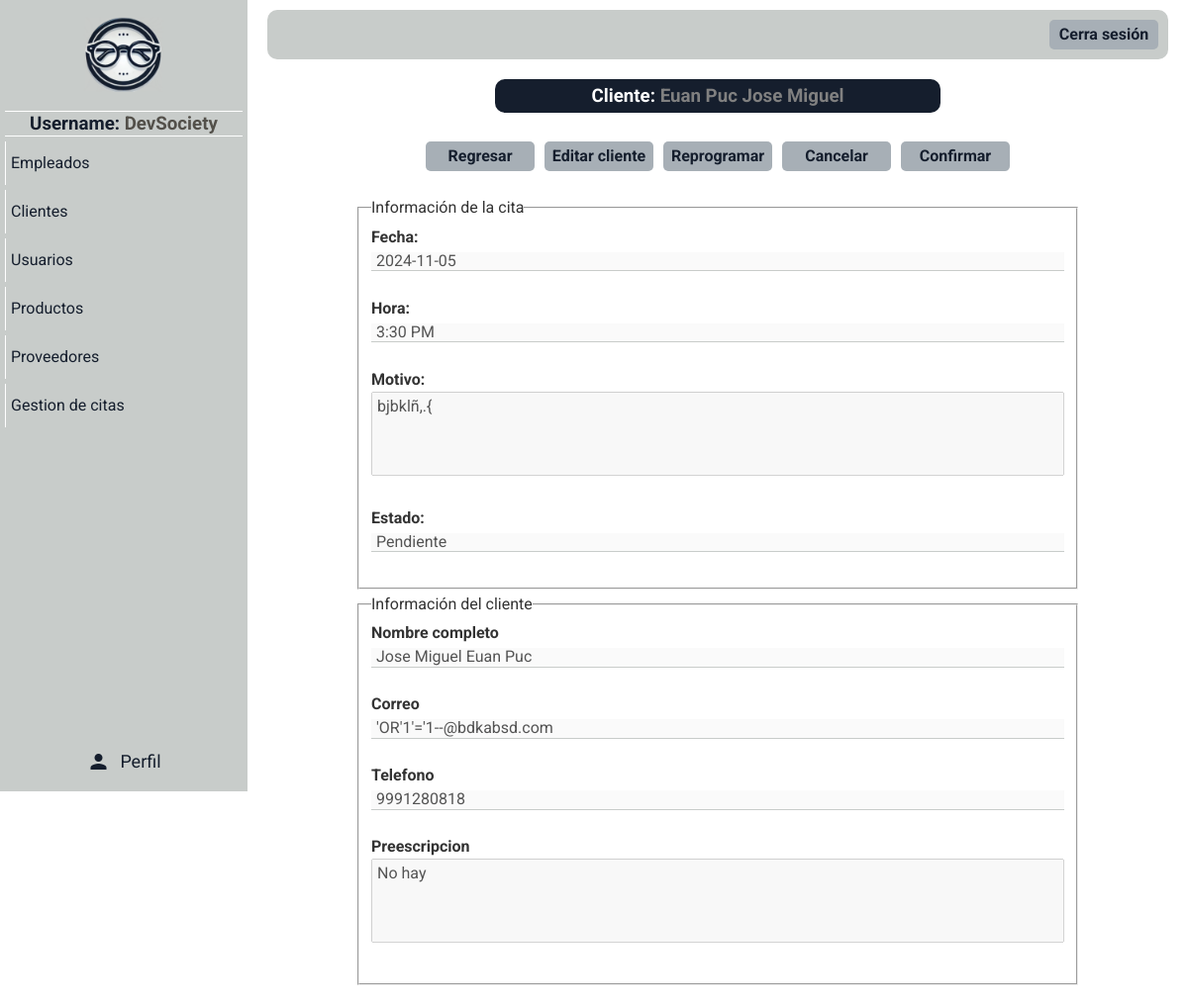
Page /paginas/ver_cita.php?origen=citas&id=28 (signed in) on the committed database.
### tables this page shows
CREATE TABLE `empleados` (
  `id_empleado` int(10) NOT NULL,
  `nombres` varchar(100) DEFAULT NULL,
  `apellidos` varchar(100) DEFAULT NULL,
  `correo` varchar(100) DEFAULT NULL,
  `telefono` varchar(15) DEFAULT NULL,
  `direccion` varchar(255) DEFAULT NULL,
  `rol` varchar(50) DEFAULT NULL,
  `fecha_contratacion` date DEFAULT NULL,
  `usuario` varchar(50) DEFAULT NULL,
  `contrasena` varchar(255) DEFAULT NULL,
  `codigo_empleado` int(11) DEFAULT NULL
);

CREATE TABLE `citas` (
  `id_cita` int(11) NOT NULL,
  `id_cliente` int(11) NOT NULL,
  `id_empleado` int(11) DEFAULT NULL,
  `fecha_cita` date DEFAULT NULL,
  `hora` time DEFAULT NULL,
  `motivo` text DEFAULT NULL,
  `estado` varchar(11) DEFAULT NULL
);

CREATE TABLE `clientes` (
  `id_cliente` int(5) NOT NULL,
  `nombres` varchar(100) DEFAULT NULL,
  `apellidos` varchar(100) DEFAULT NULL,
  `correo` varchar(100) DEFAULT NULL,
  `telefono` varchar(15) DEFAULT NULL,
  `direccion` varchar(255) DEFAULT NULL,
  `preescripcion` text DEFAULT NULL,
  `contrasena` varchar(255) DEFAULT NULL,
  `verificado` varchar(10) DEFAULT NULL,
  `rol` varchar(50) DEFAULT NULL,
  `codigo_cliente` int(11) DEFAULT NULL,
  `libre2` int(11) DEFAULT NULL
);

### paginas/ver_cita.php (the view, shortened to what this page needs)
<!DOCTYPE html>
<html lang="en">
<head>
</head>
<body>
    <?php include "menu_panel.php";
    require "../php/conexion.php";
    $origen = isset($_GET['origen']) ? $_GET['origen'] : "";
    $id = $_GET['id'];
    $cita = "SELECT ci.id_cita, cl.id_cliente, cl.nombres, cl.apellidos, cl.correo, cl.telefono, cl.preescripcion, ci.fecha_cita, ci.hora, ci.estado, ci.motivo
    FROM citas ci
    INNER JOIN clientes cl ON ci.id_cliente = cl.id_cliente
    WHERE ci.id_cita = '$id'";
    $query = mysqli_query($conectar, $cita);
    $info = $query->fetch_array();
    ?>
    <div class="main-content">
        <div class="titulo">
            <h3>Cliente: <span style="color: grey"><?php echo $info['apellidos'] . " " . $info['nombres'] ?></span></h3>
        </div><br>
        <div style="width: 800px;" class="opciones-btn-ver opciones-btn">
            <div class="btn-regresar-ver-cliente btn">
                <a href="./mostrar_citas.php">Regresar</a>
            </div>
            <div class="btn">
                <a href="./editar_cliente.php?origen=<?php echo $origen ?>ver&id_cita=<?php echo $id ?>&id=<?php echo $info['id_cliente'] ?>">Editar cliente</a>
            </div>
            <div class="btn">
                <a href="./editar_cita.php?origen=<?php echo $origen ?>ver&id=<?php echo $id ?>">Reprogramar</a>
            </div>
            <div class="btn">
                <a class="cancelar-cita" href="../php/cancelar_cita.php?empleado=<?php echo $_SESSION['id']; ?>&id=<?php echo $id ?>">Cancelar</a>
            </div>
            <div class="btn">
                <a class="confirmar-cita" href="../php/confirmar_cita.php?empleado=<?php echo $_SESSION['id']; ?>&id=<?php echo $id ?>">Confirmar</a>
            </div>
        </div>
        <div class="content-info">
            <div class="info formulario">
                <fieldset disabled="disable">
                    <legend>Información de la cita</legend>
                    <label for="">Fecha:</label>
                    <input value="<?php echo $info['fecha_cita'] ?>" type="text"><br><br>
                    <label for="">Hora:</label>
                    <input value="<?php
                                    $hora = $info['hora'];
                                    if($hora !=  null){
                                        $hora_formateada = date("g:i A", strtotime($hora));
                                        echo $hora_formateada;
                                    }else{
                                        echo "No disponible";
                                    }
                                    ?>" type="text"><br><br>
                    <label for="">Motivo:</label><br>
                    <textarea name="" id=""><?php echo $info['motivo'] ?></textarea><br><br>
                    <label for="">Estado:</label>
                    <input value="<?php echo $info['estado'] ?>" type="text"><br><br>
                </fieldset>
                <fieldset disabled="disable">
                    <legend>Información del cliente</legend>
                    <label for="">Nombre completo</label><br>
                    <input value="<?php echo $info['nombres'] . " " . $info['apellidos'] ?>" type="text"><br><br>
                    <label for="">Correo</label><br>
                    <input value="<?php echo $info['correo'] ?>" type="text"><br><br>
                    <label for="">Telefono</label><br>
                    <input value="<?php echo $info['telefono'] ?>" type="text"><br><br>
                    <label for="">Preescripcion</label><br>
                    <textarea name="" id=""><?php echo $info['preescripcion'] ?></textarea><br><br>
                </fieldset>
            </div>
        </div>
    </div>
</body>
</html>

### paginas/menu_panel.php (shortened to what this page needs)
<?php
require '../php/conexion.php';
$query_empleado = "SELECT rol, usuario FROM empleados WHERE id_empleado = ? LIMIT 1";
$consulta_empleado = $conectar->prepare($query_empleado);
$consulta_empleado->bind_param("s", $_SESSION['id']);
$consulta_empleado->execute();
$resultado_empleado = $consulta_empleado->get_result();
$info_empleado = $resultado_empleado->fetch_assoc();
if ($resultado_empleado->num_rows > 0) {
    if ($_SESSION['rol'] == 'Administrador') {
        $options = '
        <a href="./mostrar_empleados.php">Empleados</a>
        <a href="./mostrar_clientes.php">Clientes</a>
        <a href="./mostrar_usuarios.php">Usuarios</a>
        <a href="./mostrar_productos.php">Productos</a>
        <a href="./mostrar_proveedores.php">Proveedores</a>
        <a href="./mostrar_citas.php">Gestion de citas</a>
    ';
    } else if ($_SESSION['rol'] == 'Empleado') {
        $options = '
        <a href="./mostrar_clientes.php">Clientes</a>
        <a href="./mostrar_productos.php">Productos</a>
        <a href="./mostrar_proveedores.php">Proveedores</a>
        <a href="./mostrar_citas.php">Gestión de citas</a>
        ';
    }
} else {
    require "../php/salir.php";
}
?>
<!DOCTYPE html>
<html lang="es">
<head>
    <link rel="stylesheet" href="../css/normalize.css">
    <link rel="stylesheet" href="../css/style.css">
</head>
</head>
<body>
    <div class="container-menu-lateral">
        <div class="sidebar">
            <div class="sidebar-logo">
                <a href="./dashboard.php"><img src="../imagenes/logo.png" alt=""></a>
            </div>
            <hr>
            <h3>Username: <span><?php echo $info_empleado['usuario'] ?></span></h3>
            <hr>
            <div class="btn-sidebar">
                <?php echo $options ?>
            </div>
            <div class="icon-container">
                <i class="material-icons">person</i>
                <a href="./perfil_empleado.php">Perfil</a>
            </div>
        </div>
    </div>
    <div class="main-content">
        <header class="header">
            <div class="btn-cerrar-sesion btn"><a href="../php/salir.php">Cerra sesión</a></div>
        </header>
    </div>
</body>
</html>

### css/style.css (style rules this page uses)
:root { --color0: #ffffff; --color1: #c8ccca; --color2: #151e2d; --color3: #a7afb6; --color4: #53504a; }
* { box-sizing: border-box; margin: 0; padding: 0; }
*, *::before, *::after { box-sizing: inherit; }
html { font-size: 62.5%; box-sizing: border-box; }
body { font-family: "Roboto"; font-size: 16px; line-height: 24px; color: #333; height: 100vh; }
.main-content { flex-grow: 1; padding: 10px 20px; margin-left: 250px; }
.btn { display: flex; cursor: pointer; width: 110px; height: 30px; background-color: var(--color3); justify-content: center; align-items: center; border-radius: 5px; font-weight: bold; }
.btn a { display: flex; color: var(--color2); text-decoration: none; height: 100%; width: 100%; justify-content: center; transition: 0.4s ease-out; align-items: center; }
.formulario { padding: 10px 10px; }
.formulario input { border: none; border-bottom: var(--color1) solid 1px; outline: none; padding: 0 5px; width: 700px; }
fieldset { width: 400px; }
.formulario label { font-weight: bold; }
.formulario textarea { font-family: "Roboto"; padding: 5px; width: 100%; height: 85px; resize: none; }
.opciones-btn { display: flex; gap: 10px; margin-top: 20px; }
.container-menu-lateral { display: flex; height: 100%; position: fixed; }
.sidebar { text-align: center; width: 250px; background-color: var(--color1); color: var(--color0); }
.sidebar h3 { color: var(--color2); }
.sidebar hr { max-width: 250px; background-color: var(--color0); height: 1px; border: none; }
.btn-sidebar a { text-align: start; display: flex; align-items: center; color: var(--color2); text-decoration: none; padding: 10px 5px; margin: 5px 0; width: 100%; border-left: var(--color0) solid 0.5px; transition: font-size 0.2s ease-out; }
.sidebar-logo img { width: 100px; }
.header { display: flex; align-items: center; justify-content: end; background-color: var(--color1); height: 50px; border-radius: 10px; padding: 10px; }
.titulo { width: 450px; text-align: center; margin: auto; background-color: var(--color2); padding: 5px; color: var(--color0); border-radius: 10px; margin-bottom: 5px; }
.formulario { margin-top: 15px; display: flex; flex-direction: column; }
.opciones-btn-ver { margin: auto; justify-content: center; width: 350px; }
.info { padding: 10px; gap: 3px; }
.info label { font-weight: bold; }
.content-info { display: flex; justify-content: center; }
span { color: var(--color4); }
.sidebar { display: flex; flex-direction: column; height: 100vh; padding: 5px; background-color: var(--color1); }
.sidebar-logo img { width: 100px; height: auto; }
.btn-sidebar { margin-bottom: 20px; }
.icon-container { margin-top: auto; display: flex; justify-content: center; align-items: center; gap: 10px; height: 50px; }
.icon-container i { color: var(--color2); font-size: 24px; }
.icon-container a { text-decoration: none; color: var(--color2); font-size: 18px; }

### rows in the picture
empleados: usuario "DevSociety"
citas: id_cliente.apellidos "Euan Puc", id_cliente.nombres "Jose Miguel", fecha_cita "2024-11-05", hora "3:30 PM", motivo "bjbklñ,.{", estado "Pendiente", id_cliente.apellidos "Jose Miguel Euan Puc", id_cliente.correo "'OR'1'='1--@bdkabsd.com", id_cliente.telefono "9991280818", id_cliente.preescripcion "No hay"
